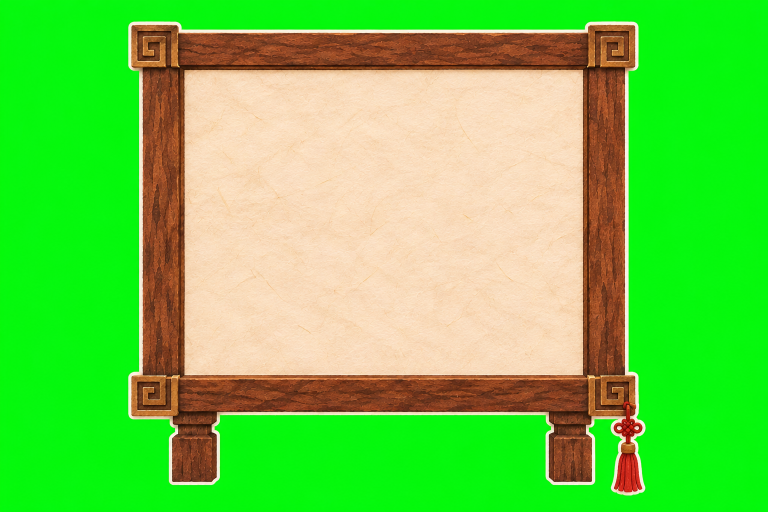
#> input picture video/assets/codex_series/screen_frame_v2.png, 1536 x 1024 px (shown at 1/2 size)
$ python split_screen_frame_v2.py
#> lines starting #> are read from the running program, lines starting #| are printed output that depends on the picture; after the words box and inside, x2 and y2 are one past the last pixel; in counts of white or black regions, pixels touching at a corner belong together
### video/assets/codex_series/split_series.py
"""系列插画（Codex 画的绿底单件）→ 抠掉绿底、修白纸边、裁边，存到 video/assets/ 下。
    .venv/Scripts/python video/assets/codex_series/split_series.py page_edge card_attr bubble_cloud ...     处理表里登记的名字
    .venv/Scripts/python video/assets/codex_series/split_series.py --list                                    看有哪些名字
步骤（同 video/motion/stickers/build.py）：video/split_sheet.py 去绿底 → 去绿边 → 修白纸边（半透明的一圈换成最近的不透明像素的颜色）→ 裁边。
洋红（#FF00FF）的地方也抠成透明（人物卡的画框：合成器把人物半身放在洋红窗口后面）；窗口的位置写进 <名字>.layout.json。
"""
import json
import sys
from pathlib import Path

import numpy as np
from PIL import Image
from scipy import ndimage

HERE = Path(__file__).resolve().parent
VIDEO = HERE.parents[1]
sys.path.insert(0, str(VIDEO))
sys.path.insert(0, str(VIDEO / "motion" / "stickers"))
from build import despill, solid_edge, trim   # noqa: E402
from split_sheet import key_out               # noqa: E402

ASSETS = VIDEO / "assets"
# 名字 → (来源表, 存到哪里, 保留哪些块: all = 所有大块合并 / 最大的一块 / 序号列表, 有没有洋红窗口)
JOBS = {
    "page_edge": ("page_edge.png", "props/page_edge.png", "all", False),
    "card_attr": ("card_attr.png", "props/card_attr.png", "all", False),
    "bubble_cloud": ("bubble_cloud.png", "props/bubble_cloud.png", "all", False),
    "screen_frame": ("screen_frame.png", "props/screen_frame.png", "all", False),
    "sgm_hi_remote": ("sgm_hi_remote.png", "chars/sgm_hi_remote.png", "all", False),
    "card_char": ("card_char.png", "props/card_char.png", "all", True),
    "map_paper": ("map_paper.png", "props/map_paper.png", "all", False),
}
# 整幅（不抠底，原样存）
OPAQUE = {"study_wall": ("study_wall.png", "sets/study/wall.png")}
# 素材表（多件）：名字 → (来源表, 存到哪个目录, [从左到右的名字]；桌子在最上面一行，单独按面积最大认出来)
SHEETS = {"study_items": ("study_items.png", "sets/study", ["desk", "chair", "books", "basket", "lamp_stand"])}


def magenta_mask(rgb):
    r, g, b = (rgb[..., i].astype(int) for i in range(3))
    return (r > 200) & (b > 200) & (g < 90)


def process(name):
#> called with name = 'screen_frame'
    src, dst, keep, magenta = JOBS[name]
    im = Image.open(HERE / src)
#> im is the input picture: PIL image 1536x1024 RGB; mean R, G, B 108, 206.1, 74.1
    rgb = np.array(im.convert("RGB"))
    rgba = key_out(rgb)
    layout = {}
    if magenta:
        mm = ndimage.binary_opening(magenta_mask(rgb), iterations=2)
        mm = ndimage.binary_dilation(mm, iterations=2) & (magenta_mask(rgb) | ndimage.binary_dilation(magenta_mask(rgb), iterations=3))
        rgba[mm, 3] = 0
        lab, n = ndimage.label(mm)
        if n:
            sizes = ndimage.sum(mm, lab, range(1, n + 1))
            k = int(np.argmax(sizes)) + 1
            ys, xs = np.nonzero(lab == k)
            layout["window"] = [int(xs.min()), int(ys.min()), int(xs.max() + 1), int(ys.max() + 1)]   # 原表坐标，下面裁边后再减掉偏移
    a = rgba[..., 3] > 60
#> a: shape (1024, 1536) bool; 51% white; 1 black region, box (x1, y1, x2, y2) and area: (0, 0, 1536, 1024) 771331
    lab, n = ndimage.label(ndimage.binary_closing(a, iterations=3))
#> lab: shape (1024, 1536) int32; values 0 (black) and 1 (white), 51% white; 1 black region, box (x1, y1, x2, y2) and area: (0, 0, 1536, 1024) 771216
#> n = 1
    if keep == "all":
        big = [i for i in range(1, n + 1) if (lab == i).sum() > 2500]
#> big = [1]
        m = np.isin(lab, big)
    else:
        sizes = ndimage.sum(a, lab, range(1, n + 1))
        m = lab == int(np.argmax(sizes)) + 1
    # 洋红窗口是透明的，但窗口在卡片里面：算进「这一件」里，别被当成背景
    holes = ndimage.binary_fill_holes(m)
    rgba[..., 3] = np.where(m, rgba[..., 3], 0)
#> rgba: shape (1024, 1536, 4); mean of channels 0, 1, 2, 3 108, 90.5, 74.1, 129.9
    out = solid_edge(despill(rgba))
    if magenta:
        out[..., 3] = np.where(holes & ~m & (rgba[..., 3] == 0), 0, out[..., 3])
    ys, xs = np.nonzero(out[..., 3] > 8)
    off = (int(max(xs.min() - 6, 0)), int(max(ys.min() - 6, 0)))
    out = trim(out)
    if "window" in layout:
        x0, y0, x1, y1 = layout["window"]
        layout["window"] = [int(x0 - off[0]), int(y0 - off[1]), int(x1 - off[0]), int(y1 - off[1])]
    p = ASSETS / dst
    p.parent.mkdir(parents=True, exist_ok=True)
    Image.fromarray(out, "RGBA").save(p)
    if layout:
        (p.with_suffix(".layout.json")).write_text(json.dumps(layout), encoding="utf-8")
    print(f"{name} → {dst}  {out.shape[1]}x{out.shape[0]}", layout or "")


# [24 lines left out: functions process_opaque, process_sheet, not called in this run]


# [14 lines that do not run on import are left out]

### video/split_sheet.py
"""把 Codex 生成的「绿底素材图」抠掉绿色（或直接用已经透明的底）、切成单件 PNG。

用法：python video/split_sheet.py <素材图.png> <输出目录> <名字1> <名字2> ...
名字按「从上到下、从左到右」的顺序对应每一件素材（先打印一遍 --list 看顺序）。
"""
import sys
from pathlib import Path

import numpy as np
from PIL import Image
from scipy import ndimage


def key_out(rgb):
    """绿幕抠像：越绿越透明；边缘半透明；去掉溢到边缘的绿色。"""
    r, g, b = (rgb[..., i].astype(float) for i in range(3))
    k = g - np.maximum(r, b)                       # 「有多绿」
    alpha = np.clip(1 - (k - 30) / 90, 0, 1)       # k<30 完全不透明，k>120 完全透明
    alpha[(g > 200) & (r < 90) & (b < 90)] = 0
    g2 = np.where(k > 0, np.maximum(r, b) + np.minimum(k, 0), g)   # 去绿边
    out = np.dstack([r, g2, b, alpha * 255]).clip(0, 255).astype(np.uint8)
    return out


# [18 lines left out: function pieces, not called in this run]


# [12 lines that do not run on import are left out]

### video/motion/stickers/build.py
"""把 Codex 画的系列贴纸表拆成单张贴纸，放进本目录（video/motion/stickers/<名字>.png）。
    .venv/Scripts/python video/motion/stickers/build.py
来源：video/assets/codex_series/stickers_v1.png（9 个：问号、感叹号、灯泡、汗滴、怒气、闪光星星、小心心、咚、啪）
      video/assets/codex_series/stickers_v2.png（嗖、星星眼、三个问号；画完才有，没有就跳过）
步骤：video/split_sheet.py 去绿底切件 → 同一个贴纸的几块碎片合并（闪光星星的两颗小星星）→ 去绿边（半透明边缘像素的绿色拉回到红蓝的水平）→
      修边（半透明的一圈换成最近的不透明像素的颜色，不留绿边、暗边、断口）→ 裁掉多余透明边，四周留 6 像素 → 存 PNG。
每件的边缘检查（绿边、断口）打印在输出里；改了别的贴纸表，在 SHEETS 里加一行。
"""
import sys
from pathlib import Path

import numpy as np
from PIL import Image
from scipy import ndimage

HERE = Path(__file__).resolve().parent
VIDEO = HERE.parents[1]
sys.path.insert(0, str(VIDEO))
from split_sheet import pieces   # noqa: E402

SERIES = VIDEO / "assets" / "codex_series"
# 表 → [(名字, [碎片序号...])]：碎片序号是 split_sheet 从上到下、从左到右的顺序；一个名字对应几块碎片就合并
SHEETS = {
    "stickers_v1.png": [("question", [0]), ("exclaim", [1]), ("bulb", [2]), ("sweat", [3]), ("anger", [4]), ("star", [5, 6]),
                        ("heart", [7]), ("dong", [8]), ("pa", [9])],
    "stickers_v2.png": [("sou", [0]), ("star_eyes", [1, 2]), ("question3", [3])],
}


# [11 lines left out: function merge, not called in this run]


def despill(rgba):
    """去绿边：绿色通道超过红蓝的像素，把绿拉回到 max(r, b)（半透明的边缘最容易带绿）。"""
    a = rgba.astype(np.int32)
#> a: shape (1024, 1536, 4) int32
    r, g, b = a[..., 0], a[..., 1], a[..., 2]
    lim = np.maximum(r, b)
    a[..., 1] = np.where((a[..., 3] > 0) & (g > lim), lim, g)
    return a.clip(0, 255).astype(np.uint8)


def solid_edge(rgba):
    """修边：边缘上半透明的一圈，颜色被背景的绿色拉暗、拉绿了（抠像的老毛病）。把它们的颜色换成最近的不透明像素的颜色（白纸边本来的奶白色），
    透明度保留（抗锯齿），这样白纸边一圈都是干净的奶白色，没有绿边、暗边、断口。"""
    a = rgba[..., 3]
#> a: shape (1024, 1536)
    core = a >= 250
#> core: shape (1024, 1536) bool; 50.9% white; 1 black region, box (x1, y1, x2, y2) and area: (0, 0, 1536, 1024) 772994
    ring = (a > 0) & ~core
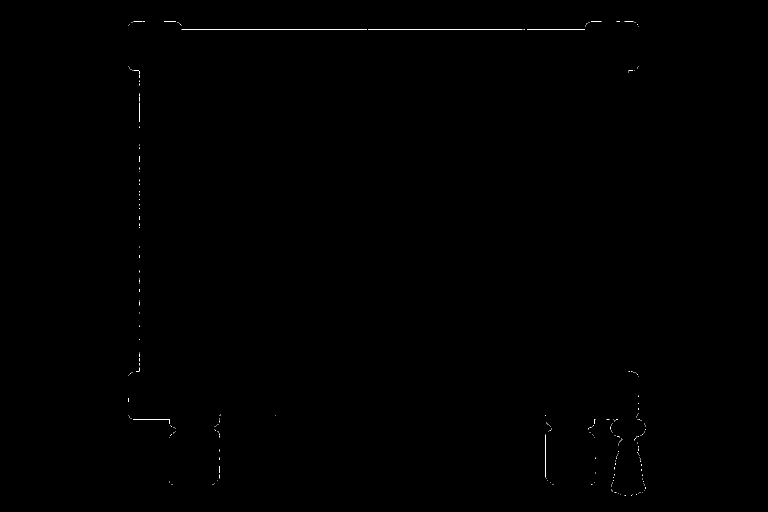
#> ring: shape (1024, 1536) bool (shown at 1/2 size); 0.11% white in thin lines or dots, all inside (x1, y1, x2, y2) = (256, 43, 1291, 991)
    out = rgba.copy()
    _, (iy, ix) = ndimage.distance_transform_edt(~core, return_indices=True)
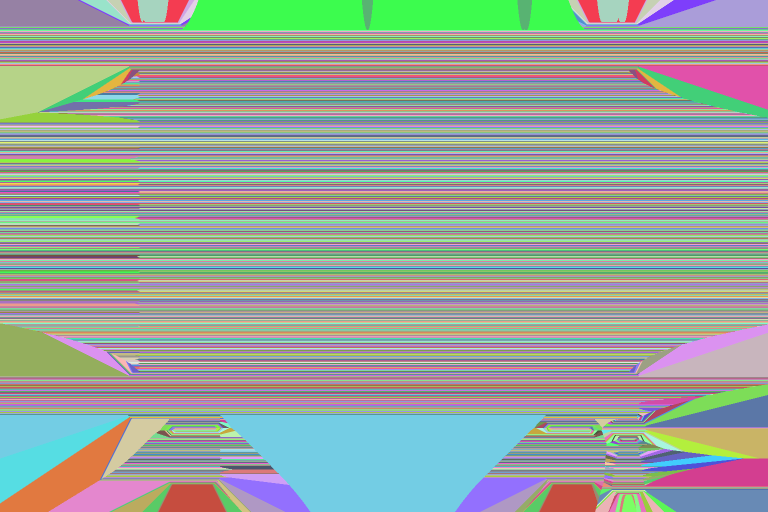
#> iy: shape (1024, 1536) int32 (shown at 1/2 size); 948 distinct labels, from 43 to 990; one colour per label, 0 black
    out[ring, :3] = rgba[iy[ring], ix[ring], :3]
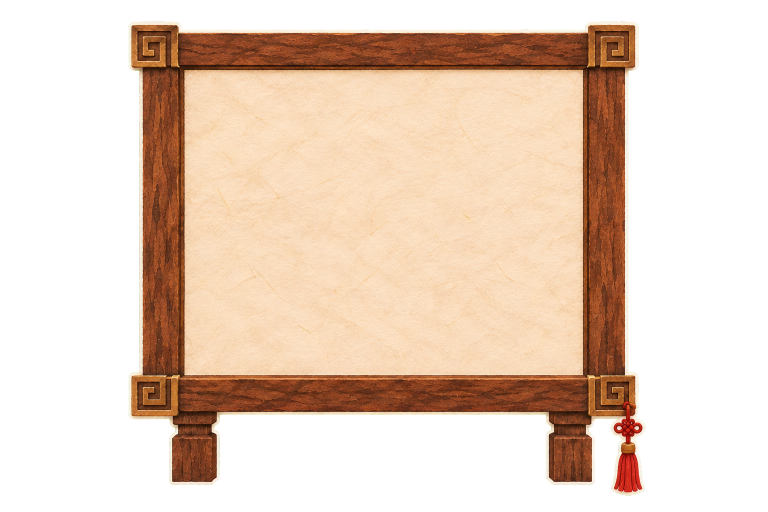
#> out: shape (1024, 1536, 4) (shown at 1/2 size); mean of channels 0, 1, 2, 3 108.1, 90.6, 74.2, 129.9; transparent parts drawn white
#> in process, `off = (int(max(xs.min() - 6, 0)), int(max(ys.min() - 6, 0)))`: off = (250, 37)
    return out


def trim(rgba, pad=6):
#> called with pad = 6
    ys, xs = np.nonzero(rgba[..., 3] > 8)
    y0, y1, x0, x1 = max(ys.min() - pad, 0), ys.max() + pad + 1, max(xs.min() - pad, 0), xs.max() + pad + 1
#> y0 = 37; y1 = 997; x0 = 250; x1 = 1297
    out = np.zeros((y1 - y0, x1 - x0, 4), np.uint8)
    src = rgba[max(y0, 0):y1, max(x0, 0):x1]
    out[:src.shape[0], :src.shape[1]] = src
    return out


# [17 lines left out: function main, not called in this run]


# [2 lines that do not run on import are left out]

### video/assets/codex_tj01/split_screen_frame_v2.py
"""把 codex_series/screen_frame_v2.png（4:3 纸屏幕）拆图，替换 props/screen_frame.png，并把框里纸面的位置写进 props/screen_frame.layout.json。
  .venv/Scripts/python video/assets/codex_tj01/split_screen_frame_v2.py
做法同 codex_series/split_series.py（去绿底、修白纸边、裁边）；纸面位置 = 输出图里那块最大的米黄色连通区域的外接矩形（往里收 3 像素，避开框的内缘阴影）。
"""
import json
import sys
from pathlib import Path

import numpy as np
from PIL import Image
from scipy import ndimage

HERE = Path(__file__).resolve().parent
ASSETS = HERE.parent
sys.path.insert(0, str(ASSETS / "codex_series"))
import split_series as S  # noqa: E402

S.JOBS["screen_frame"] = ("screen_frame_v2.png", "props/screen_frame.png", "all", False)
S.process("screen_frame")
#| screen_frame → props/screen_frame.png  1047x960
p = ASSETS / "props/screen_frame.png"
im = np.array(Image.open(p).convert("RGBA")).astype(int)
#> im: shape (960, 1047, 4) int64
r, g, b, a = im[..., 0], im[..., 1], im[..., 2], im[..., 3]
#> r: shape (960, 1047) int64
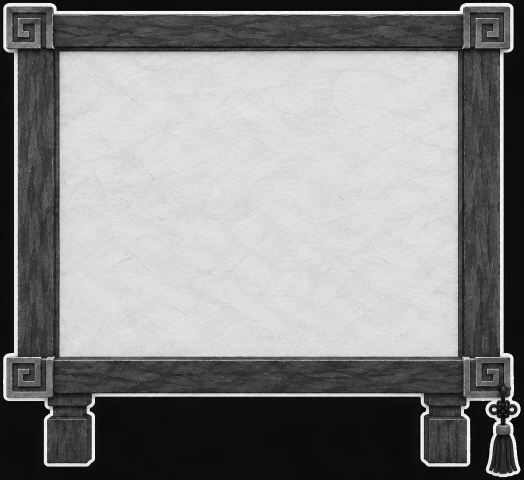
#> g: shape (960, 1047) int64 (shown at 1/2 size); min 0, max 255, mean 134.5
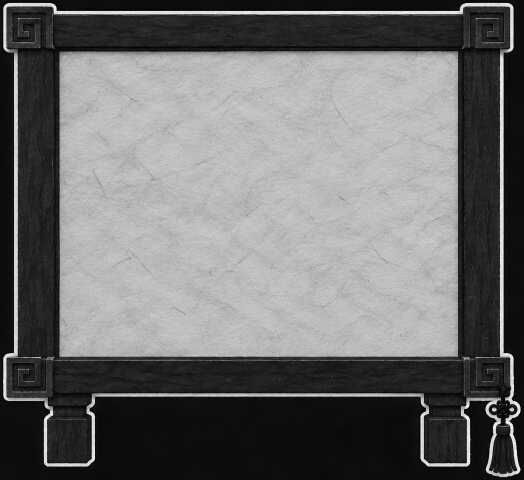
#> b: shape (960, 1047) int64 (shown at 1/2 size); min 0, max 252, mean 108.8
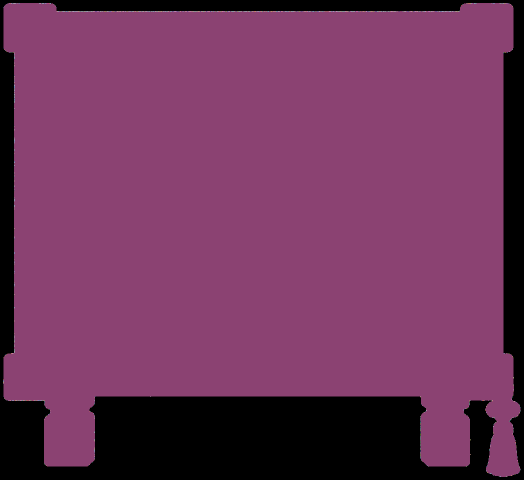
#> a: shape (960, 1047) int64 (shown at 1/2 size); 84 distinct labels, from 0 to 255; one colour per label, 0 black
paper = (a > 200) & (r > 215) & (r < 252) & (g > 190) & (g < 240) & (b > 150) & (b < 225) & (r - b > 18)   # 米黄纸面（白纸边 r-b 很小，木框是棕色 g 低）
#> paper: shape (960, 1047) bool; 44.3% white; 637 white regions (562 under 20 px), largest, box (x1, y1, x2, y2) and area: (119, 103, 916, 713) 430231, (190, 787, 845, 794) 3407, (21, 108, 36, 713) 3241
paper = ndimage.binary_opening(paper, iterations=3)
#> paper: shape (960, 1047) bool; 30% white; 261 white regions, largest, box (x1, y1, x2, y2) and area: (119, 103, 916, 713) 269759, (549, 175, 680, 288) 5122, (357, 241, 461, 325) 3256
lab, n = ndimage.label(paper)
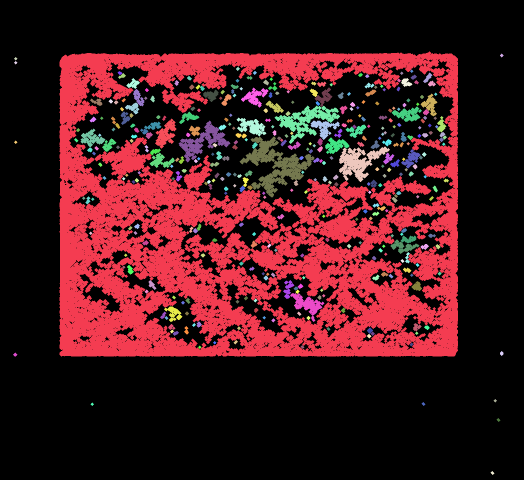
#> lab: shape (960, 1047) int32 (shown at 1/2 size); 387 distinct labels, from 0 to 386; one colour per label, 0 black
#> n = 386
sizes = ndimage.sum(paper, lab, range(1, n + 1))
#> sizes = 386 values, max 249683 at index 0, min 25 at index 2, mean 781
k = 1 + int(np.argmax(sizes))
#> k = 1
ys, xs = np.nonzero(lab == k)
box = [int(xs.min()) + 3, int(ys.min()) + 3, int(xs.max()) + 1 - 3, int(ys.max()) + 1 - 3]
#> box = [122, 106, 913, 710]
lay = {"screen": box, "size": [int(im.shape[1]), int(im.shape[0])], "note": f"坐标是 props/screen_frame.png 的像素（{im.shape[1]}×{im.shape[0]}）：screen = 框里那块米黄纸面的位置 [x0,y0,x1,y1]（{box[2]-box[0]}×{box[3]-box[1]}，比例 {(box[2]-box[0])/(box[3]-box[1]):.3f}，约 4:3）；来自 codex_series/screen_frame_v2.png。"}
(ASSETS / "props/screen_frame.layout.json").write_text(json.dumps(lay), encoding="utf-8")
print(lay)
#| {'screen': [122, 106, 913, 710], 'size': [1047, 960], 'note': '坐标是 props/screen_frame.png 的像素（1047×960）：screen = 框里那块米黄纸面的位置 [x0,y0,x1,y1]（791×604，比例 1.310，约 4:3）；来自 codex_series/screen_frame_v2.png。'}
